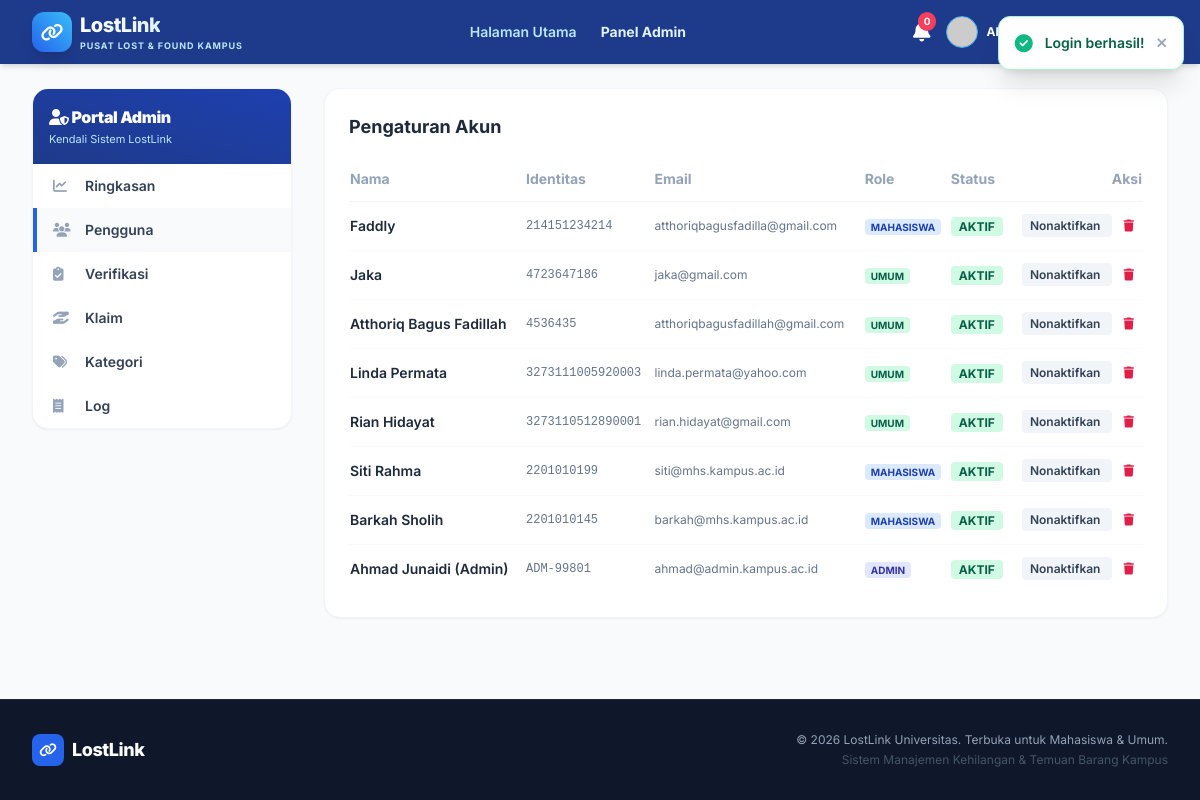
The page /pages/admin.php?tab=user (signed in) on the database its author committed.
### tables this page shows
CREATE TABLE `user` (
  `id` int(11) NOT NULL,
  `nama` varchar(150) NOT NULL,
  `identitas` varchar(50) NOT NULL COMMENT 'NIM untuk mahasiswa, NIK untuk umum',
  `email` varchar(100) NOT NULL,
  `password` varchar(255) NOT NULL,
  `phone` varchar(20) NOT NULL,
  `tipe_user` enum('mahasiswa','umum','admin') DEFAULT 'umum',
  `status` enum('aktif','nonaktif') DEFAULT 'aktif',
  `foto` varchar(255) DEFAULT NULL,
  `created_at` timestamp NOT NULL DEFAULT current_timestamp()
);

### includes/functions.php (called while the page is built, shortened)
<?php
function getAllUsers() {
    $db = getDB();
    $stmt = $db->query("SELECT id, nama, identitas, email, phone, tipe_user, status, foto FROM user ORDER BY id DESC");
    return $stmt->fetchAll();
}

### pages/admin.php (the view, shortened to what this page needs)
<?php
require_once '../includes/header.php';
require_once '../includes/functions.php';
$users = getAllUsers();
$activeTab = $_GET['tab'] ?? 'overview';
?>
<div class="grid grid-cols-1 lg:grid-cols-4 gap-8">
    <div class="lg:col-span-1">
        <div class="bg-white rounded-2xl shadow-sm border border-slate-100 overflow-hidden sticky top-20">
            <div class="bg-gradient-to-tr from-primary-900 to-primary-800 p-4 text-white">
                <h3 class="font-black text-base tracking-tight"><i class="fa-solid fa-user-shield"></i> Portal Admin</h3>
                <p class="text-[11px] text-sky-200 mt-0.5">Kendali Sistem LostLink</p>
            </div>
            <div class="flex flex-col">
                <a href="?tab=overview" class="flex items-center gap-3 px-4 py-3 text-sm font-semibold text-slate-700 hover:bg-slate-50 transition border-l-4 <?php echo $activeTab === 'overview' ? 'border-primary-600 bg-slate-50' : 'border-transparent'; ?>">
                    <i class="fa-solid fa-chart-line w-5 text-slate-400"></i> Ringkasan
                </a>
                <a href="?tab=user" class="flex items-center gap-3 px-4 py-3 text-sm font-semibold text-slate-700 hover:bg-slate-50 transition border-l-4 <?php echo $activeTab === 'user' ? 'border-primary-600 bg-slate-50' : 'border-transparent'; ?>">
                    <i class="fa-solid fa-users w-5 text-slate-400"></i> Pengguna
                </a>
                <a href="?tab=laporan" class="flex items-center gap-3 px-4 py-3 text-sm font-semibold text-slate-700 hover:bg-slate-50 transition border-l-4 <?php echo $activeTab === 'laporan' ? 'border-primary-600 bg-slate-50' : 'border-transparent'; ?>">
                    <i class="fa-solid fa-clipboard-check w-5 text-slate-400"></i> Verifikasi
                </a>
                <a href="?tab=klaim" class="flex items-center gap-3 px-4 py-3 text-sm font-semibold text-slate-700 hover:bg-slate-50 transition border-l-4 <?php echo $activeTab === 'klaim' ? 'border-primary-600 bg-slate-50' : 'border-transparent'; ?>">
                    <i class="fa-solid fa-hand-holding-hand w-5 text-slate-400"></i> Klaim
                </a>
                <a href="?tab=kategori" class="flex items-center gap-3 px-4 py-3 text-sm font-semibold text-slate-700 hover:bg-slate-50 transition border-l-4 <?php echo $activeTab === 'kategori' ? 'border-primary-600 bg-slate-50' : 'border-transparent'; ?>">
                    <i class="fa-solid fa-tags w-5 text-slate-400"></i> Kategori
                </a>
                <a href="?tab=log" class="flex items-center gap-3 px-4 py-3 text-sm font-semibold text-slate-700 hover:bg-slate-50 transition border-l-4 <?php echo $activeTab === 'log' ? 'border-primary-600 bg-slate-50' : 'border-transparent'; ?>">
                    <i class="fa-solid fa-receipt w-5 text-slate-400"></i> Log
                </a>
            </div>
        </div>
    </div>
    <div class="lg:col-span-3 flex flex-col gap-6">
        <?php if ($activeTab === 'user'): ?>
        <div class="bg-white p-6 rounded-2xl border border-slate-100 shadow-sm">
            <h3 class="font-bold text-slate-800 text-lg mb-4">Pengaturan Akun</h3>
            <div class="overflow-x-auto">
                <table class="w-full text-left text-sm">
                    <thead>
                        <tr class="border-b border-slate-100 text-slate-400 font-semibold">
                            <th class="py-3">Nama</th>
                            <th class="py-3">Identitas</th>
                            <th class="py-3">Email</th>
                            <th class="py-3">Role</th>
                            <th class="py-3">Status</th>
                            <th class="py-3 text-right">Aksi</th>
                        </tr>
                    </thead>
                    <tbody class="divide-y divide-slate-50">
                        <?php foreach ($users as $u):
                            $statusBadge = $u['status'] === 'aktif' ?
                                '<span class="bg-emerald-100 text-emerald-800 text-xs px-2 py-0.5 rounded font-bold uppercase">Aktif</span>' :
                                '<span class="bg-slate-100 text-slate-500 text-xs px-2 py-0.5 rounded font-bold uppercase">Nonaktif</span>';
                            $roleBadge = $u['tipe_user'] === 'admin' ?
                                '<span class="bg-indigo-100 text-indigo-800 text-[10px] px-1.5 py-0.5 rounded font-bold uppercase">Admin</span>' :
                                ($u['tipe_user'] === 'mahasiswa' ?
                                    '<span class="bg-blue-100 text-blue-800 text-[10px] px-1.5 py-0.5 rounded font-bold uppercase">Mahasiswa</span>' :
                                    '<span class="bg-emerald-100 text-emerald-800 text-[10px] px-1.5 py-0.5 rounded font-bold uppercase">Umum</span>');
                        ?>
                        <tr>
                            <td class="py-3 font-semibold text-slate-800"><?php echo $u['nama']; ?></td>
                            <td class="py-3 text-slate-500 font-mono text-xs"><?php echo $u['identitas']; ?></td>
                            <td class="py-3 text-slate-500 text-xs"><?php echo $u['email']; ?></td>
                            <td class="py-3"><?php echo $roleBadge; ?></td>
                            <td class="py-3"><?php echo $statusBadge; ?></td>
                            <td class="py-3 text-right">
                                <a href="<?php echo BASE_URL; ?>api/admin-action.php?action=approve-user&id=<?php echo $u['id']; ?>" class="text-xs bg-slate-100 hover:bg-slate-200 text-slate-700 px-2 py-1 rounded font-semibold mr-1">
                                    <?php echo $u['status'] === 'aktif' ? 'Nonaktifkan' : 'Aktifkan'; ?>
                                </a>
                                <button onclick="triggerConfirm('Hapus User?', 'Data user akan dihapus.', function() { window.location='<?php echo BASE_URL; ?>api/admin-action.php?action=delete-user&id=<?php echo $u['id']; ?>'; })" class="text-xs text-rose-600 hover:bg-rose-50 px-2 py-1 rounded font-semibold"><i class="fa-solid fa-trash"></i></button>
                            </td>
                        </tr>
                        <?php endforeach; ?>
                    </tbody>
                </table>
            </div>
        </div>
        <?php endif; ?>
    </div>
</div>
<?php require_once '../includes/footer.php'; ?>

### includes/header.php (style rules this page uses)
body { font-family: 'Inter', sans-serif; }

### rows shown on the page
user: nama "Faddly", identitas "214151234214", email "atthoriqbagusfadilla@gmail.com", tipe_user "MAHASISWA", status "AKTIF"
user: nama "Jaka", identitas "4723647186", email "jaka@gmail.com", tipe_user "UMUM", status "AKTIF"
user: nama "Atthoriq Bagus Fadillah", identitas "4536435", email "atthoriqbagusfadillah@gmail.com", tipe_user "UMUM", status "AKTIF"
user: nama "Linda Permata", identitas "3273111005920003", email "linda.permata@yahoo.com", tipe_user "UMUM", status "AKTIF"
user: nama "Rian Hidayat", identitas "3273110512890001", email "rian.hidayat@gmail.com", tipe_user "UMUM", status "AKTIF"
user: nama "Siti Rahma", identitas "2201010199", email "siti@mhs.kampus.ac.id", tipe_user "MAHASISWA", status "AKTIF"
user: nama "Barkah Sholih", identitas "2201010145", email "barkah@mhs.kampus.ac.id", tipe_user "MAHASISWA", status "AKTIF"
user: nama "Ahmad Junaidi (Admin)", identitas "ADM-99801", email "ahmad@admin.kampus.ac.id", tipe_user "ADMIN", status "AKTIF"
